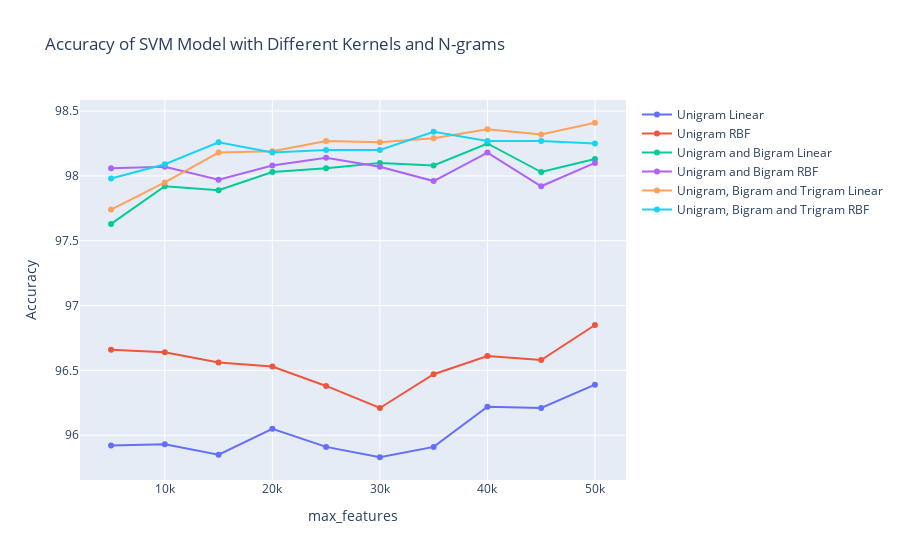

The code cell stored with this chart in its notebook:
### Code cell
fig3 = go.Figure()
# plot a max_feature vs accuracy graph for all the n-grams
for ngram in ngram_df["N-gram"].unique():
    temp = ngram_df.loc[ngram_df["N-gram"] == ngram]
    for kernel in ngram_df["Kernel"].unique():
        
        fig3.add_trace(go.Scatter(x=temp[temp["Kernel"] == kernel]["max_features"], y=temp[temp["Kernel"] == kernel]["Accuracy"], name=f'{ngram} {kernel}'))

fig3.update_layout(title='Accuracy of SVM Model with Different Kernels and N-grams',
                   xaxis_title='max_features',
                   yaxis_title='Accuracy')

fig3.show()

### Figure 1 — Plotly figure (JSON) as saved in the notebook; plotly's stock layout.template omitted (floating-point values rounded to 4 significant figures)
{"data": [{"name": "Unigram Linear", "type": "scatter", "x": [5000, 10000, 15000, 20000, 25000, 30000, 35000, 40000, 45000, 50000], "y": [95.92, 95.93, 95.85, 96.05, 95.91, 95.83, 95.91, 96.22, 96.21, 96.39]}, {"name": "Unigram RBF", "type": "scatter", "x": [5000, 10000, 15000, 20000, 25000, 30000, 35000, 40000, 45000, 50000], "y": [96.66, 96.64, 96.56, 96.53, 96.38, 96.21, 96.47, 96.61, 96.58, 96.85]}, {"name": "Unigram and Bigram Linear", "type": "scatter", "x": [5000, 10000, 15000, 20000, 25000, 30000, 35000, 40000, 45000, 50000], "y": [97.63, 97.92, 97.89, 98.03, 98.06, 98.1, 98.08, 98.25, 98.03, 98.13]}, {"name": "Unigram and Bigram RBF", "type": "scatter", "x": [5000, 10000, 15000, 20000, 25000, 30000, 35000, 40000, 45000, 50000], "y": [98.06, 98.07, 97.97, 98.08, 98.14, 98.07, 97.96, 98.18, 97.92, 98.1]}, {"name": "Unigram, Bigram and Trigram Linear", "type": "scatter", "x": [5000, 10000, 15000, 20000, 25000, 30000, 35000, 40000, 45000, 50000], "y": [97.74, 97.95, 98.18, 98.19, 98.27, 98.26, 98.29, 98.36, 98.32, 98.41]}, {"name": "Unigram, Bigram and Trigram RBF", "type": "scatter", "x": [5000, 10000, 15000, 20000, 25000, 30000, 35000, 40000, 45000, 50000], "y": [97.98, 98.09, 98.26, 98.18, 98.2, 98.2, 98.34, 98.27, 98.27, 98.25]}], "layout": {"title": {"text": "Accuracy of SVM Model with Different Kernels and N-grams"}, "xaxis": {"title": {"text": "max_features"}}, "yaxis": {"title": {"text": "Accuracy"}}}}
